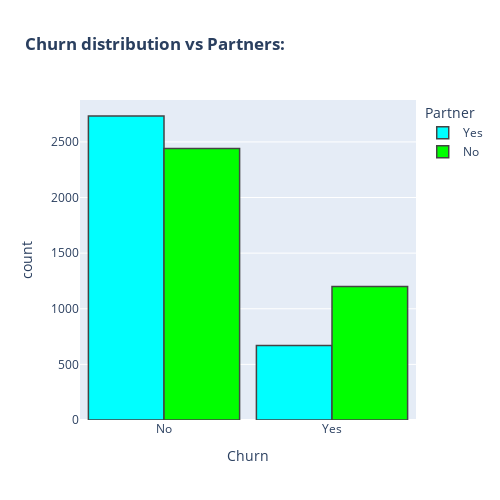

Notebook source saved alongside this figure:
### Markdown cell above
Individuals with dependents are much less likely to churn (84.5%) as opposed to those without any dependents.

### Code cell
#Now we use a histogram to see how having partners affects customer churn:
fig = px.histogram(customer_churn, x="Churn", color="Partner", barmode="group", title="<b>Churn distribution vs Partners:</b>", color_discrete_map={"Yes": 'cyan', "No": 'lime'})
fig.update_traces(marker_line_width=1.5)
fig.update_layout(width=500, height=500, bargap=0.1)
fig.show()

### Figure 1 — Plotly figure (JSON) as saved in the notebook; plotly's stock layout.template omitted (floating-point values rounded to 4 significant figures; data arrays with more than 128 entries replaced by an {"elided": "..."} marker saying what was removed)
{"data": [{"alignmentgroup": "True", "bingroup": "x", "hovertemplate": "Partner=Yes<br>Churn=%{x}<br>count=%{y}<extra></extra>", "legendgroup": "Yes", "marker": {"color": "cyan", "line": {"width": 1.5}, "pattern": {"shape": ""}}, "name": "Yes", "offsetgroup": "Yes", "orientation": "v", "showlegend": true, "type": "histogram", "x": {"elided": "3402 str values"}, "xaxis": "x", "yaxis": "y"}, {"alignmentgroup": "True", "bingroup": "x", "hovertemplate": "Partner=No<br>Churn=%{x}<br>count=%{y}<extra></extra>", "legendgroup": "No", "marker": {"color": "lime", "line": {"width": 1.5}, "pattern": {"shape": ""}}, "name": "No", "offsetgroup": "No", "orientation": "v", "showlegend": true, "type": "histogram", "x": {"elided": "3641 str values"}, "xaxis": "x", "yaxis": "y"}], "layout": {"bargap": 0.1, "barmode": "group", "height": 500, "legend": {"title": {"text": "Partner"}, "tracegroupgap": 0}, "title": {"text": "<b>Churn distribution vs Partners:</b>"}, "width": 500, "xaxis": {"anchor": "y", "domain": [0, 1], "title": {"text": "Churn"}}, "yaxis": {"anchor": "x", "domain": [0, 1], "title": {"text": "count"}}}}
